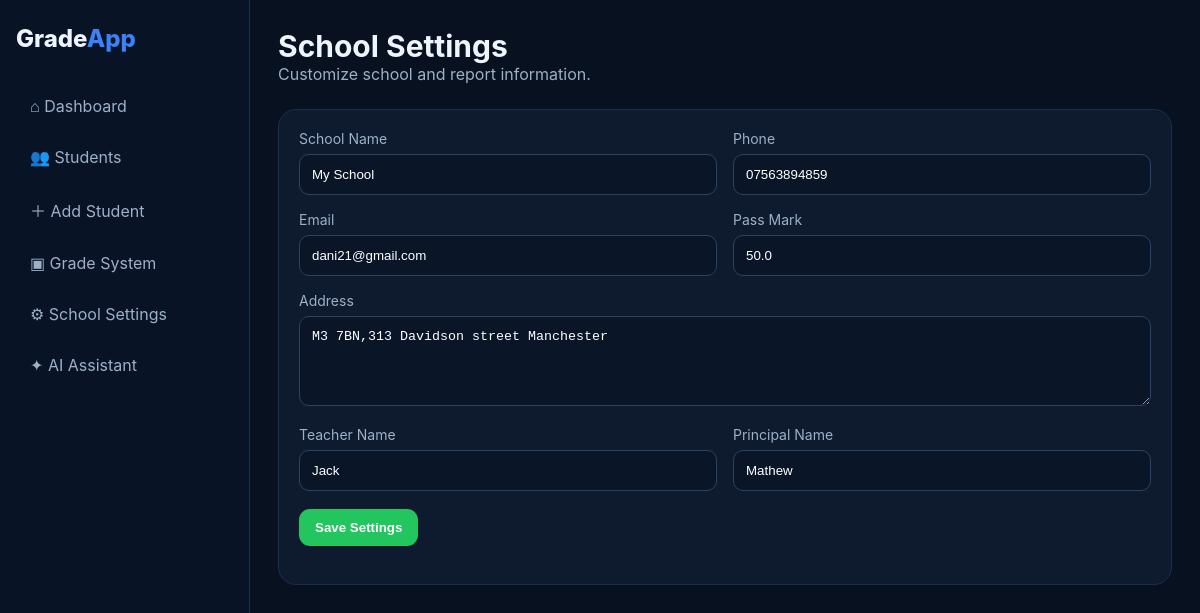
The page /settings on the database its author committed.
### tables this page shows
CREATE TABLE settings (
        id INTEGER PRIMARY KEY CHECK (id=1),
        school_name TEXT DEFAULT 'My School',
        address TEXT DEFAULT '',
        phone TEXT DEFAULT '',
        email TEXT DEFAULT '',
        teacher_name TEXT DEFAULT '',
        principal_name TEXT DEFAULT '',
        pass_mark REAL DEFAULT 50
    );

### app.py (the view, shortened to what this page needs)
@app.route("/settings", methods=["GET", "POST"])
def settings_page():
    return render_template("settings.html", school=get_settings())

### app.py (called while the page is built)
def db():
    con = sqlite3.connect(DB_PATH)
    con.row_factory = sqlite3.Row
    return con

def get_settings():
    return dict(db().execute("SELECT * FROM settings WHERE id=1").fetchone())

@app.context_processor
def inject_globals():
    return {"APP_NAME": APP_NAME, "settings": get_settings()}

### templates/settings.html
{% extends "base.html" %}
{% block content %}
<div class="top"><div><h1>School Settings</h1><div class="muted">Customize school and report information.</div></div></div>
<form method="post" class="card"><div class="form-grid">
<div class="field"><label>School Name</label><input name="school_name" value="{{school.school_name}}"></div>
<div class="field"><label>Phone</label><input name="phone" value="{{school.phone}}"></div>
<div class="field"><label>Email</label><input name="email" value="{{school.email}}"></div>
<div class="field"><label>Pass Mark</label><input type="number" name="pass_mark" min="0" max="100" value="{{school.pass_mark}}"></div>
<div class="field full"><label>Address</label><textarea name="address">{{school.address}}</textarea></div>
<div class="field"><label>Teacher Name</label><input name="teacher_name" value="{{school.teacher_name}}"></div>
<div class="field"><label>Principal Name</label><input name="principal_name" value="{{school.principal_name}}"></div>
</div><div class="actions"><button class="btn green">Save Settings</button></div></form>
{% endblock %}

### static/style.css (style rules this page uses)
:root { --bg:#07111f;--surface:#0e1b2e;--surface2:#13243b;--input:#0a1627;--text:#eef5ff;--muted:#9db0c8;--primary:#3b82f6;--green:#22c55e;--orange:#f59e0b;--red:#ef4444 }
* { box-sizing:border-box }
body { margin:0;font-family:Inter,Segoe UI,Arial,sans-serif;background:var(--bg);color:var(--text) }
.top { display:flex;justify-content:space-between;align-items:center;margin-bottom:25px }
h1 { margin:0;font-size:30px }
.muted { color:var(--muted) }
.card { background:var(--surface);border:1px solid #18304d;border-radius:18px;padding:20px }
.actions { display:flex;gap:10px;flex-wrap:wrap;margin:18px 0 }
.btn { border:0;border-radius:11px;padding:11px 16px;background:var(--primary);color:white;font-weight:700;cursor:pointer;display:inline-block }
.btn.green { background:var(--green) }
.form-grid { display:grid;grid-template-columns:repeat(2,1fr);gap:16px }
.field label { display:block;margin-bottom:7px;color:var(--muted);font-size:14px }
.field input,.field select,.field textarea { width:100%;background:var(--input);border:1px solid #294361;color:#fff;border-radius:10px;padding:12px }
.field textarea { min-height:90px }
.full { grid-column:1/-1 }

### rows shown on the page
settings: school_name "My School", phone "07563894859", email "dani21@gmail.com", pass_mark "50.0", address "M3 7BN,313 Davidson street Manchester", teacher_name "Jack", principal_name "Mathew"
